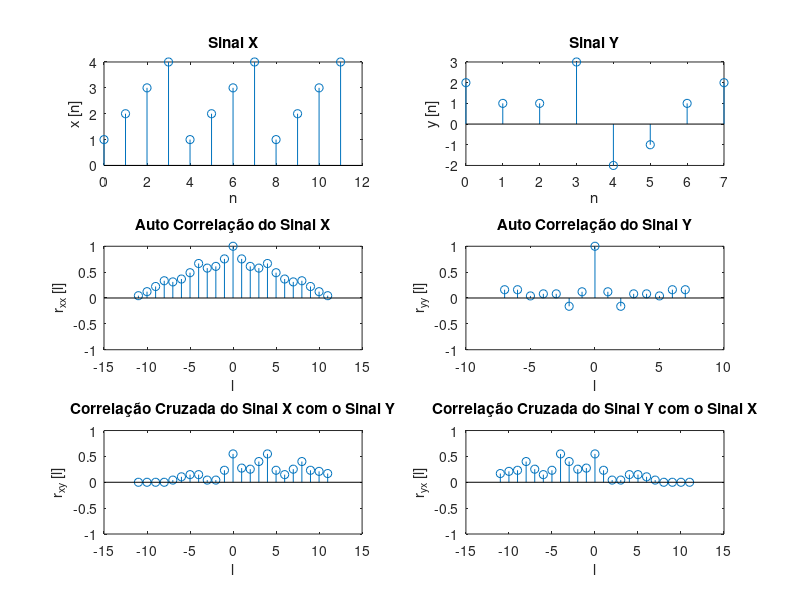

Reproduce this figure in MATLAB.
%Exercicio C1, criado por: Jorge Barbosa Pereira

%Construção dos Sinais
X = [1,2,3,4,1,2,3,4,1,2,3,4];
NX = 0:length(X)-1;
Y = [2,1,1,3,-2,-1,1,2];
NY = 0:length(Y)-1;

%Calculo das Auto Correlações
Rxx = xcorr(X,X);
Ryy = xcorr(Y,Y);
rxx0 = max(Rxx);
ryy0 = max(Ryy);

R0xx = Rxx/rxx0;
NXX = (0:length(R0xx)-1) - (length(R0xx)-1)/2;
R0yy = Ryy/ryy0;
NYY = (0:length(R0yy)-1) - (length(R0yy)-1)/2;

%Calculo das Correlações Cruzadas
R0xy = xcorr(X,Y)/sqrt(rxx0*ryy0);
NXY = (0:length(R0xy)-1) - (length(R0xy)-1)/2;
R0yx = xcorr(Y,X)/sqrt(ryy0*rxx0);
NYX = (0:length(R0yx)-1) - (length(R0yx)-1)/2;

%Plot das Imagens
figure(1)
subplot(3,2,1),stem(NX,X),title('Sinal X'),xlabel('n'),ylabel('x [n]')
subplot(3,2,2),stem(NY,Y),title('Sinal Y'),xlabel('n'),ylabel('y [n]')
subplot(3,2,3),stem(NXX,R0xx),title('Auto Correlação do Sinal X'),xlabel('l'),ylabel('r_{xx} [l]'),ylim([-1,1]);
subplot(3,2,4),stem(NYY,R0yy),title('Auto Correlação do Sinal Y'),xlabel('l'),ylabel('r_{yy} [l]'),ylim([-1,1]);
subplot(3,2,5),stem(NXY,R0xy),title('Correlação Cruzada do Sinal X com o Sinal Y'),xlabel('l'),ylabel('r_{xy} [l]'),ylim([-1,1]);
subplot(3,2,6),stem(NYX,R0yx),title('Correlação Cruzada do Sinal Y com o Sinal X'),xlabel('l'),ylabel('r_{yx} [l]'),ylim([-1,1]);
